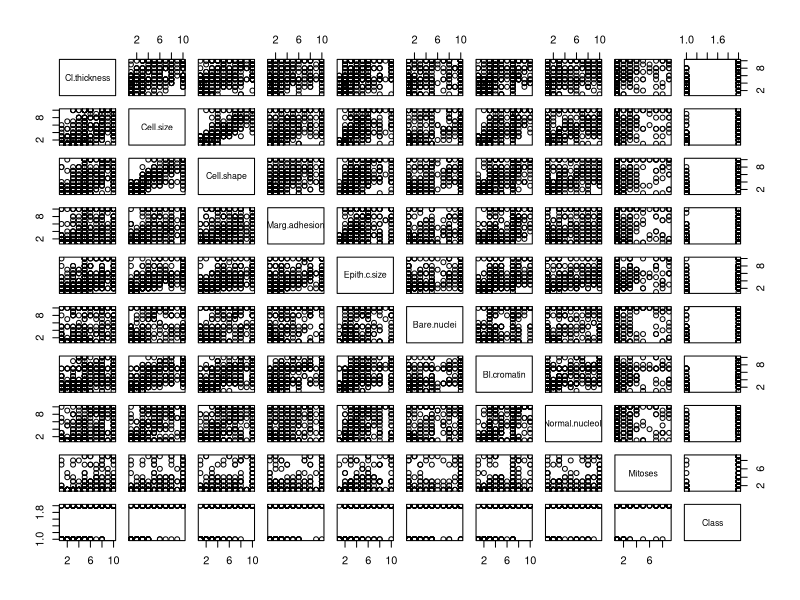
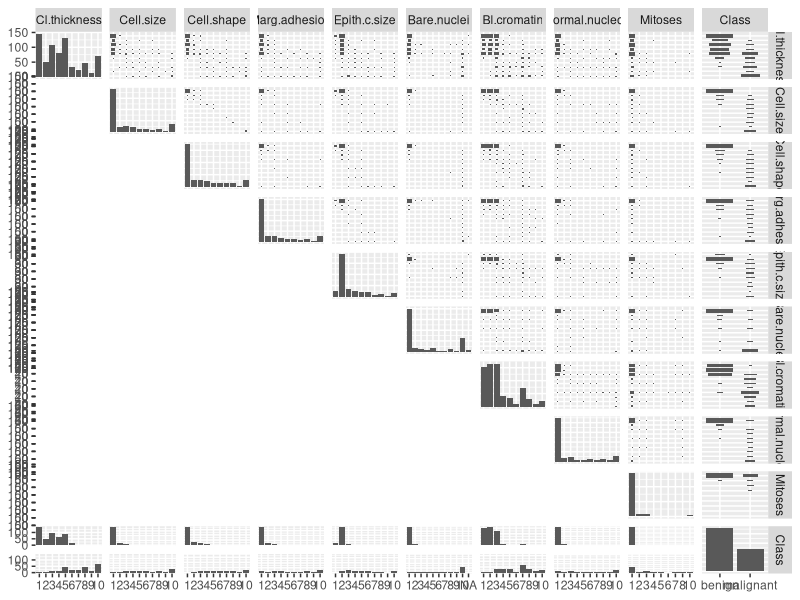
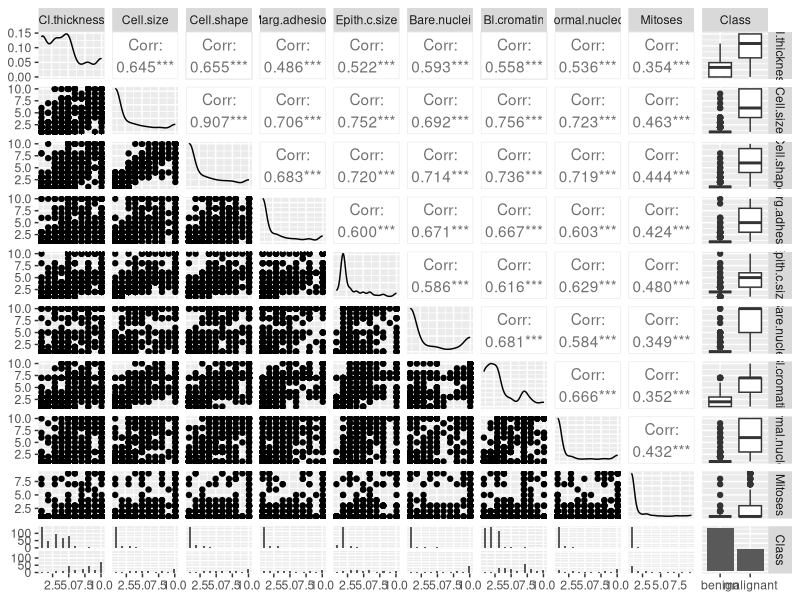
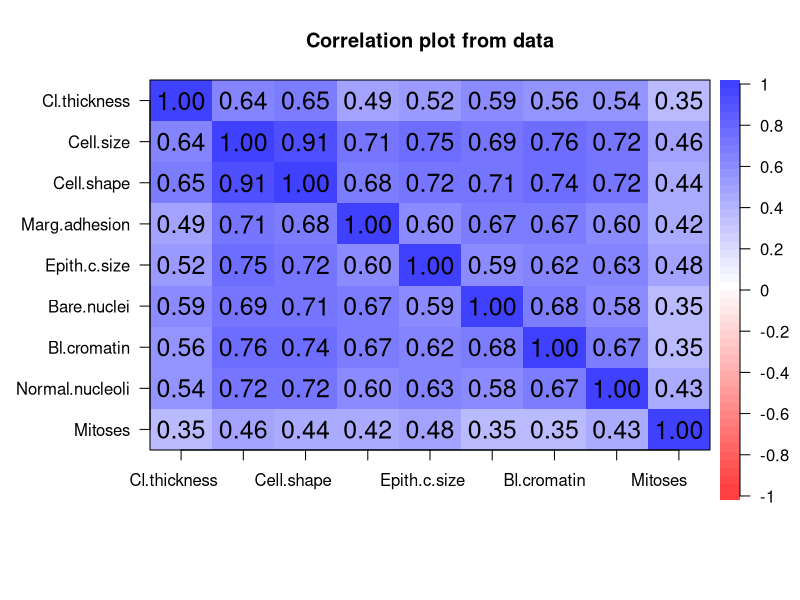
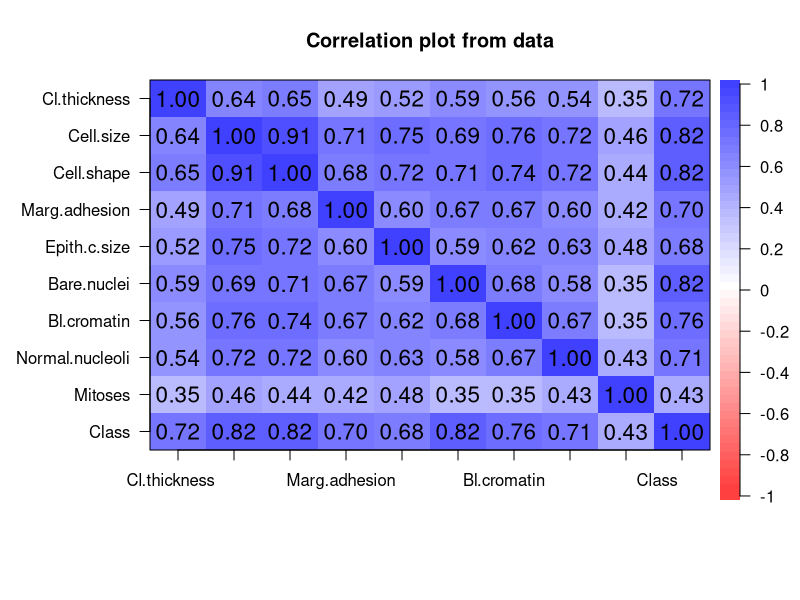

R code for these plots, in order:
## ---- chunk 1
knitr::opts_chunk$set(echo = TRUE, cache = TRUE)
## ---- chunk 2
### Summary stuff for DS2 final project

library(mlbench)
data(BreastCancer)
library(dplyr)
BreastCancer <- BreastCancer[,-1] # remove ID column
summary(BreastCancer) # note that everything is factor

plot(BreastCancer)
## ---- chunk 3
library(GGally)
ggpairs(BreastCancer) # note all are factors
## ---- chunk 4
BreastCancer = BreastCancer %>% 
  mutate(Cl.thickness=as.numeric(Cl.thickness)) %>% 
  mutate(Cell.size=as.numeric(Cell.size)) %>%  
  mutate(Cell.shape=as.numeric(Cell.shape)) %>%  
  mutate(Marg.adhesion=as.numeric(Marg.adhesion)) %>%  
  mutate(Epith.c.size=as.numeric(Epith.c.size)) %>%  
  mutate(Bare.nuclei=as.numeric(Bare.nuclei)) %>%  
  mutate(Bl.cromatin=as.numeric(Bl.cromatin)) %>%  
  mutate(Normal.nucleoli=as.numeric(Normal.nucleoli)) %>%  
  mutate(Mitoses=as.numeric(Mitoses))

ggpairs(BreastCancer) # all but response are numeric
## ---- chunk 5
library(psych)
cor.plot(BreastCancer[,-10]) # correlation not including response
## ---- chunk 6
BreastCancer <- BreastCancer %>% mutate(Class = as.numeric(Class)) # numeric response
cor.plot(BreastCancer[,])
## ---- chunk 7

